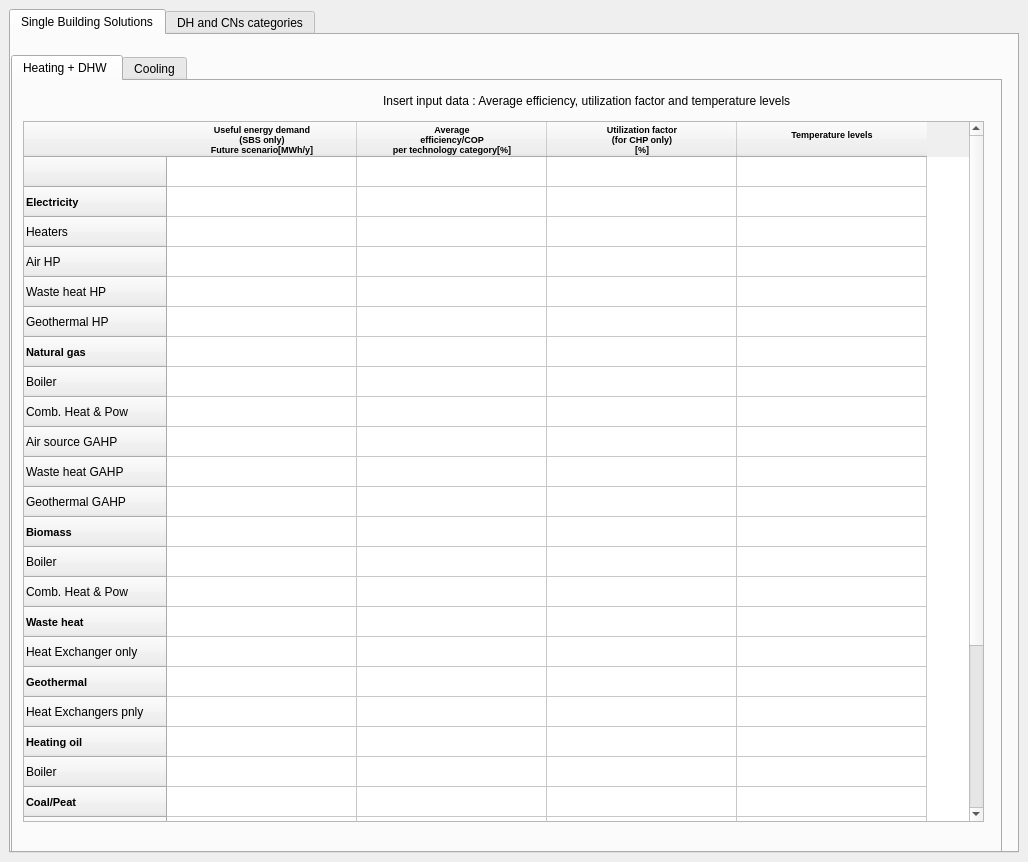
<?xml version="1.0" encoding="UTF-8"?>
<ui version="4.0">
 <class>city</class>
 <widget class="QDockWidget" name="city">
  <property name="geometry">
   <rect>
    <x>0</x>
    <y>0</y>
    <width>1028</width>
    <height>862</height>
   </rect>
  </property>
  <property name="windowTitle">
   <string>CHARACTERIZE TECHNOLOGIES of FUTURE SCENARIO</string>
  </property>
  <widget class="QWidget" name="dockWidgetContents">
   <layout class="QGridLayout" name="gridLayout">
    <item row="0" column="0">
     <widget class="QTabWidget" name="tabWidget">
      <property name="currentIndex">
       <number>0</number>
      </property>
      <widget class="QWidget" name="tab">
       <attribute name="title">
        <string>Single Building Solutions</string>
       </attribute>
       <widget class="QTabWidget" name="tabWidget_2">
        <property name="geometry">
         <rect>
          <x>0</x>
          <y>20</y>
          <width>991</width>
          <height>841</height>
         </rect>
        </property>
        <property name="currentIndex">
         <number>0</number>
        </property>
        <widget class="QWidget" name="tab_3">
         <attribute name="title">
          <string>Heating + DHW </string>
         </attribute>
         <widget class="QTableWidget" name="sbs_hdhw_Source">
          <property name="geometry">
           <rect>
            <x>10</x>
            <y>40</y>
            <width>961</width>
            <height>701</height>
           </rect>
          </property>
          <attribute name="horizontalHeaderDefaultSectionSize">
           <number>190</number>
          </attribute>
          <attribute name="horizontalHeaderMinimumSectionSize">
           <number>45</number>
          </attribute>
          <attribute name="verticalHeaderDefaultSectionSize">
           <number>30</number>
          </attribute>
          <attribute name="verticalHeaderMinimumSectionSize">
           <number>15</number>
          </attribute>
          <row>
           <property name="text">
            <string/>
           </property>
          </row>
          <row>
           <property name="text">
            <string>Electricity</string>
           </property>
           <property name="font">
            <font>
             <pointsize>8</pointsize>
             <weight>75</weight>
             <bold>true</bold>
            </font>
           </property>
          </row>
          <row>
           <property name="text">
            <string>Heaters</string>
           </property>
          </row>
          <row>
           <property name="text">
            <string>Air HP</string>
           </property>
          </row>
          <row>
           <property name="text">
            <string>Waste heat HP</string>
           </property>
          </row>
          <row>
           <property name="text">
            <string>Geothermal HP</string>
           </property>
          </row>
          <row>
           <property name="text">
            <string>Natural gas</string>
           </property>
           <property name="font">
            <font>
             <pointsize>8</pointsize>
             <weight>75</weight>
             <bold>true</bold>
            </font>
           </property>
          </row>
          <row>
           <property name="text">
            <string>Boiler</string>
           </property>
          </row>
          <row>
           <property name="text">
            <string>Comb. Heat &amp; Pow</string>
           </property>
          </row>
          <row>
           <property name="text">
            <string>Air source GAHP</string>
           </property>
          </row>
          <row>
           <property name="text">
            <string>Waste heat GAHP </string>
           </property>
          </row>
          <row>
           <property name="text">
            <string>Geothermal GAHP </string>
           </property>
          </row>
          <row>
           <property name="text">
            <string>Biomass</string>
           </property>
           <property name="font">
            <font>
             <pointsize>8</pointsize>
             <weight>75</weight>
             <bold>true</bold>
            </font>
           </property>
          </row>
          <row>
           <property name="text">
            <string>Boiler</string>
           </property>
          </row>
          <row>
           <property name="text">
            <string>Comb. Heat &amp; Pow</string>
           </property>
          </row>
          <row>
           <property name="text">
            <string>Waste heat</string>
           </property>
           <property name="font">
            <font>
             <pointsize>8</pointsize>
             <weight>75</weight>
             <bold>true</bold>
            </font>
           </property>
          </row>
          <row>
           <property name="text">
            <string>Heat Exchanger only</string>
           </property>
          </row>
          <row>
           <property name="text">
            <string>Geothermal</string>
           </property>
           <property name="font">
            <font>
             <pointsize>8</pointsize>
             <weight>75</weight>
             <bold>true</bold>
            </font>
           </property>
          </row>
          <row>
           <property name="text">
            <string>Heat Exchangers pnly</string>
           </property>
          </row>
          <row>
           <property name="text">
            <string>Heating oil</string>
           </property>
           <property name="font">
            <font>
             <pointsize>8</pointsize>
             <weight>75</weight>
             <bold>true</bold>
            </font>
           </property>
          </row>
          <row>
           <property name="text">
            <string>Boiler</string>
           </property>
          </row>
          <row>
           <property name="text">
            <string>Coal/Peat</string>
           </property>
           <property name="font">
            <font>
             <pointsize>8</pointsize>
             <weight>75</weight>
             <bold>true</bold>
            </font>
           </property>
          </row>
          <row>
           <property name="text">
            <string>Boilers</string>
           </property>
          </row>
          <row>
           <property name="text">
            <string>Solar</string>
           </property>
           <property name="font">
            <font>
             <pointsize>8</pointsize>
             <weight>75</weight>
             <bold>true</bold>
            </font>
           </property>
          </row>
          <row>
           <property name="text">
            <string>Flat plate solar 
thermal collectors</string>
           </property>
          </row>
          <row>
           <property name="text">
            <string>Evacuated tube Solar 
thermal collectors (ETC)</string>
           </property>
          </row>
          <row>
           <property name="text">
            <string>Other</string>
           </property>
           <property name="font">
            <font>
             <pointsize>8</pointsize>
             <weight>75</weight>
             <bold>true</bold>
            </font>
           </property>
          </row>
          <row>
           <property name="text">
            <string>Other</string>
           </property>
          </row>
          <row>
           <property name="text">
            <string/>
           </property>
          </row>
          <column>
           <property name="text">
            <string>Useful energy demand 
(SBS only)
Future scenario[MWh/y]</string>
           </property>
           <property name="font">
            <font>
             <pointsize>7</pointsize>
             <weight>75</weight>
             <bold>true</bold>
            </font>
           </property>
          </column>
          <column>
           <property name="text">
            <string>Average
efficiency/COP 
per technology category[%]</string>
           </property>
           <property name="font">
            <font>
             <pointsize>7</pointsize>
             <weight>75</weight>
             <bold>true</bold>
            </font>
           </property>
          </column>
          <column>
           <property name="text">
            <string>Utilization factor
(for CHP only)
[%]</string>
           </property>
           <property name="font">
            <font>
             <pointsize>7</pointsize>
             <weight>75</weight>
             <bold>true</bold>
            </font>
           </property>
          </column>
          <column>
           <property name="text">
            <string>Temperature levels
</string>
           </property>
           <property name="font">
            <font>
             <pointsize>7</pointsize>
             <weight>75</weight>
             <bold>true</bold>
            </font>
           </property>
          </column>
         </widget>
         <widget class="QLabel" name="label">
          <property name="geometry">
           <rect>
            <x>370</x>
            <y>10</y>
            <width>471</width>
            <height>20</height>
           </rect>
          </property>
          <property name="text">
           <string>Insert input data : Average efficiency, utilization factor and temperature levels</string>
          </property>
         </widget>
        </widget>
        <widget class="QWidget" name="tab_6">
         <attribute name="title">
          <string>Cooling</string>
         </attribute>
         <widget class="QTableWidget" name="sbs_cool_source">
          <property name="geometry">
           <rect>
            <x>10</x>
            <y>30</y>
            <width>661</width>
            <height>591</height>
           </rect>
          </property>
          <property name="columnCount">
           <number>2</number>
          </property>
          <attribute name="horizontalHeaderDefaultSectionSize">
           <number>180</number>
          </attribute>
          <attribute name="horizontalHeaderMinimumSectionSize">
           <number>60</number>
          </attribute>
          <attribute name="verticalHeaderDefaultSectionSize">
           <number>35</number>
          </attribute>
          <attribute name="verticalHeaderMinimumSectionSize">
           <number>35</number>
          </attribute>
          <row>
           <property name="text">
            <string/>
           </property>
          </row>
          <row>
           <property name="text">
            <string>Electricity</string>
           </property>
           <property name="font">
            <font>
             <pointsize>8</pointsize>
             <weight>75</weight>
             <bold>true</bold>
            </font>
           </property>
          </row>
          <row>
           <property name="text">
            <string>Compression Chillers - Air </string>
           </property>
          </row>
          <row>
           <property name="text">
            <string>Compression Chillers - Waste heat </string>
           </property>
          </row>
          <row>
           <property name="text">
            <string>Compression Chillers - Ground source</string>
           </property>
          </row>
          <row>
           <property name="text">
            <string>Natural gas</string>
           </property>
           <property name="font">
            <font>
             <pointsize>8</pointsize>
             <weight>75</weight>
             <bold>true</bold>
            </font>
           </property>
          </row>
          <row>
           <property name="text">
            <string>Absorption Chillers - Air </string>
           </property>
          </row>
          <row>
           <property name="text">
            <string>Absorption Chillers - Waste heat </string>
           </property>
          </row>
          <row>
           <property name="text">
            <string>Absorption Chillers - Ground source</string>
           </property>
          </row>
          <row>
           <property name="text">
            <string>Waste heat</string>
           </property>
           <property name="font">
            <font>
             <pointsize>8</pointsize>
             <weight>75</weight>
             <bold>true</bold>
            </font>
           </property>
          </row>
          <row>
           <property name="text">
            <string>Heat Exchangers only</string>
           </property>
          </row>
          <row>
           <property name="text">
            <string>Geothermal</string>
           </property>
           <property name="font">
            <font>
             <pointsize>8</pointsize>
             <weight>75</weight>
             <bold>true</bold>
            </font>
           </property>
          </row>
          <row>
           <property name="text">
            <string>Heat Exchangers only</string>
           </property>
          </row>
          <row>
           <property name="text">
            <string>Other</string>
           </property>
           <property name="font">
            <font>
             <pointsize>8</pointsize>
             <weight>75</weight>
             <bold>true</bold>
            </font>
           </property>
          </row>
          <row>
           <property name="text">
            <string>Other </string>
           </property>
          </row>
          <row>
           <property name="text">
            <string/>
           </property>
          </row>
          <column>
           <property name="text">
            <string>Useful energy demand 
(SBS only)
Future scenario [MWh/y]</string>
           </property>
           <property name="font">
            <font>
             <pointsize>7</pointsize>
             <weight>75</weight>
             <bold>true</bold>
            </font>
           </property>
          </column>
          <column>
           <property name="text">
            <string>Average efficiency/
COP per technology 
category</string>
           </property>
           <property name="font">
            <font>
             <pointsize>7</pointsize>
             <weight>75</weight>
             <bold>true</bold>
            </font>
           </property>
          </column>
         </widget>
        </widget>
       </widget>
      </widget>
      <widget class="QWidget" name="tab">
       <attribute name="title">
        <string>DH and CNs categories</string>
       </attribute>
       <widget class="QTabWidget" name="tabWidget_3">
        <property name="geometry">
         <rect>
          <x>0</x>
          <y>20</y>
          <width>981</width>
          <height>761</height>
         </rect>
        </property>
        <property name="currentIndex">
         <number>0</number>
        </property>
        <widget class="QWidget" name="tab_2">
         <attribute name="title">
          <string>Useful Energy Demand (Heating + DHW)</string>
         </attribute>
         <widget class="QTableWidget" name="dist_hdhw_source">
          <property name="geometry">
           <rect>
            <x>0</x>
            <y>50</y>
            <width>961</width>
            <height>661</height>
           </rect>
          </property>
          <attribute name="horizontalHeaderDefaultSectionSize">
           <number>190</number>
          </attribute>
          <attribute name="horizontalHeaderMinimumSectionSize">
           <number>45</number>
          </attribute>
          <attribute name="verticalHeaderMinimumSectionSize">
           <number>15</number>
          </attribute>
          <row>
           <property name="text">
            <string/>
           </property>
          </row>
          <row>
           <property name="text">
            <string>Electricity</string>
           </property>
           <property name="font">
            <font>
             <pointsize>8</pointsize>
             <weight>75</weight>
             <bold>true</bold>
            </font>
           </property>
          </row>
          <row>
           <property name="text">
            <string>Heaters</string>
           </property>
          </row>
          <row>
           <property name="text">
            <string>Air HP</string>
           </property>
          </row>
          <row>
           <property name="text">
            <string>Waste heat HP</string>
           </property>
          </row>
          <row>
           <property name="text">
            <string>Geothermal HP</string>
           </property>
          </row>
          <row>
           <property name="text">
            <string>Natural gas</string>
           </property>
           <property name="font">
            <font>
             <pointsize>8</pointsize>
             <weight>75</weight>
             <bold>true</bold>
            </font>
           </property>
          </row>
          <row>
           <property name="text">
            <string>Boiler</string>
           </property>
          </row>
          <row>
           <property name="text">
            <string>Comb. Heat &amp; Pow</string>
           </property>
          </row>
          <row>
           <property name="text">
            <string>Air source GAHP</string>
           </property>
          </row>
          <row>
           <property name="text">
            <string>Waste heat GAHP </string>
           </property>
          </row>
          <row>
           <property name="text">
            <string>Geothermal GAHP </string>
           </property>
          </row>
          <row>
           <property name="text">
            <string>Biomass</string>
           </property>
           <property name="font">
            <font>
             <pointsize>8</pointsize>
             <weight>75</weight>
             <bold>true</bold>
            </font>
           </property>
          </row>
          <row>
           <property name="text">
            <string>Boiler</string>
           </property>
          </row>
          <row>
           <property name="text">
            <string>Comb. Heat &amp; Pow</string>
           </property>
          </row>
          <row>
           <property name="text">
            <string>Waste heat</string>
           </property>
           <property name="font">
            <font>
             <pointsize>8</pointsize>
             <weight>75</weight>
             <bold>true</bold>
            </font>
           </property>
          </row>
          <row>
           <property name="text">
            <string>Heat Exchanger only</string>
           </property>
          </row>
          <row>
           <property name="text">
            <string>Geothermal</string>
           </property>
           <property name="font">
            <font>
             <pointsize>8</pointsize>
             <weight>75</weight>
             <bold>true</bold>
            </font>
           </property>
          </row>
          <row>
           <property name="text">
            <string>Heat Exchangers pnly</string>
           </property>
          </row>
          <row>
           <property name="text">
            <string>Heating oil</string>
           </property>
           <property name="font">
            <font>
             <pointsize>8</pointsize>
             <weight>75</weight>
             <bold>true</bold>
            </font>
           </property>
          </row>
          <row>
           <property name="text">
            <string>Boiler</string>
           </property>
          </row>
          <row>
           <property name="text">
            <string>Coal/Peat</string>
           </property>
           <property name="font">
            <font>
             <pointsize>8</pointsize>
             <weight>75</weight>
             <bold>true</bold>
            </font>
           </property>
          </row>
          <row>
           <property name="text">
            <string>Boilers</string>
           </property>
          </row>
          <row>
           <property name="text">
            <string>Solar</string>
           </property>
           <property name="font">
            <font>
             <pointsize>8</pointsize>
             <weight>75</weight>
             <bold>true</bold>
            </font>
           </property>
          </row>
          <row>
           <property name="text">
            <string>Flat plate solar 
thermal collectors</string>
           </property>
          </row>
          <row>
           <property name="text">
            <string>Evacuated tube Solar 
thermal collectors (ETC)</string>
           </property>
          </row>
          <row>
           <property name="text">
            <string>Other</string>
           </property>
           <property name="font">
            <font>
             <pointsize>8</pointsize>
             <weight>75</weight>
             <bold>true</bold>
            </font>
           </property>
          </row>
          <row>
           <property name="text">
            <string>Other</string>
           </property>
          </row>
          <row>
           <property name="text">
            <string/>
           </property>
          </row>
          <column>
           <property name="text">
            <string>Useful energy demand 
(SBS only)
Future scenario[MWh/y]</string>
           </property>
           <property name="font">
            <font>
             <pointsize>7</pointsize>
             <weight>75</weight>
             <bold>true</bold>
            </font>
           </property>
          </column>
          <column>
           <property name="text">
            <string>Average efficiency/COP 
per technology category</string>
           </property>
           <property name="font">
            <font>
             <pointsize>7</pointsize>
             <weight>75</weight>
             <bold>true</bold>
            </font>
           </property>
          </column>
          <column>
           <property name="text">
            <string>Utilization factor
(for CHP only)</string>
           </property>
           <property name="font">
            <font>
             <pointsize>7</pointsize>
             <weight>75</weight>
             <bold>true</bold>
            </font>
           </property>
          </column>
          <column>
           <property name="text">
            <string>Temperature levels
</string>
           </property>
           <property name="font">
            <font>
             <pointsize>7</pointsize>
             <weight>75</weight>
             <bold>true</bold>
            </font>
           </property>
          </column>
         </widget>
         <widget class="QLabel" name="label_2">
          <property name="geometry">
           <rect>
            <x>420</x>
            <y>20</y>
            <width>471</width>
            <height>20</height>
           </rect>
          </property>
          <property name="text">
           <string>Insert input data : Average efficiency, utilization factor and temperature levels</string>
          </property>
         </widget>
        </widget>
        <widget class="QWidget" name="tab_5">
         <attribute name="title">
          <string>Useful Energy Demand(Cooling)</string>
         </attribute>
         <widget class="QTableWidget" name="dist_cool_source">
          <property name="geometry">
           <rect>
            <x>20</x>
            <y>10</y>
            <width>641</width>
            <height>591</height>
           </rect>
          </property>
          <property name="columnCount">
           <number>2</number>
          </property>
          <attribute name="horizontalHeaderDefaultSectionSize">
           <number>180</number>
          </attribute>
          <attribute name="horizontalHeaderMinimumSectionSize">
           <number>55</number>
          </attribute>
          <attribute name="verticalHeaderDefaultSectionSize">
           <number>30</number>
          </attribute>
          <row>
           <property name="text">
            <string/>
           </property>
          </row>
          <row>
           <property name="text">
            <string>Electricity</string>
           </property>
           <property name="font">
            <font>
             <pointsize>8</pointsize>
             <weight>75</weight>
             <bold>true</bold>
            </font>
           </property>
          </row>
          <row>
           <property name="text">
            <string>Compression Chillers - Air </string>
           </property>
          </row>
          <row>
           <property name="text">
            <string>Compression Chillers - Waste heat </string>
           </property>
          </row>
          <row>
           <property name="text">
            <string>Compression Chillers - Ground source</string>
           </property>
          </row>
          <row>
           <property name="text">
            <string>Natural gas</string>
           </property>
           <property name="font">
            <font>
             <pointsize>8</pointsize>
             <weight>75</weight>
             <bold>true</bold>
            </font>
           </property>
          </row>
          <row>
           <property name="text">
            <string>Absorption Chillers - Air </string>
           </property>
          </row>
          <row>
           <property name="text">
            <string>Absorption Chillers - Waste heat </string>
           </property>
          </row>
          <row>
           <property name="text">
            <string>Absorption Chillers - Ground source</string>
           </property>
          </row>
          <row>
           <property name="text">
            <string>Waste heat</string>
           </property>
           <property name="font">
            <font>
             <pointsize>8</pointsize>
             <weight>75</weight>
             <bold>true</bold>
            </font>
           </property>
          </row>
          <row>
           <property name="text">
            <string>Heat Exchangers only</string>
           </property>
          </row>
          <row>
           <property name="text">
            <string>Geothermal</string>
           </property>
           <property name="font">
            <font>
             <pointsize>8</pointsize>
             <weight>75</weight>
             <bold>true</bold>
            </font>
           </property>
          </row>
          <row>
           <property name="text">
            <string>Heat Exchangers only</string>
           </property>
          </row>
          <row>
           <property name="text">
            <string>Other</string>
           </property>
           <property name="font">
            <font>
             <pointsize>8</pointsize>
             <weight>75</weight>
             <bold>true</bold>
            </font>
           </property>
          </row>
          <row>
           <property name="text">
            <string>Other </string>
           </property>
          </row>
          <row>
           <property name="text">
            <string/>
           </property>
          </row>
          <column>
           <property name="text">
            <string>Useful energy demand 
(SBS only)
Future scenario[MWh/y]</string>
           </property>
           <property name="font">
            <font>
             <pointsize>7</pointsize>
             <weight>75</weight>
             <bold>true</bold>
            </font>
           </property>
          </column>
          <column>
           <property name="text">
            <string>Average 
efficiency/COP per
technology category</string>
           </property>
           <property name="font">
            <font>
             <pointsize>7</pointsize>
             <weight>75</weight>
             <bold>true</bold>
            </font>
           </property>
          </column>
         </widget>
         <widget class="QPushButton" name="ok">
          <property name="geometry">
           <rect>
            <x>680</x>
            <y>560</y>
            <width>181</width>
            <height>28</height>
           </rect>
          </property>
          <property name="text">
           <string>ok</string>
          </property>
         </widget>
        </widget>
       </widget>
      </widget>
     </widget>
    </item>
   </layout>
  </widget>
 </widget>
 <resources/>
 <connections/>
</ui>
